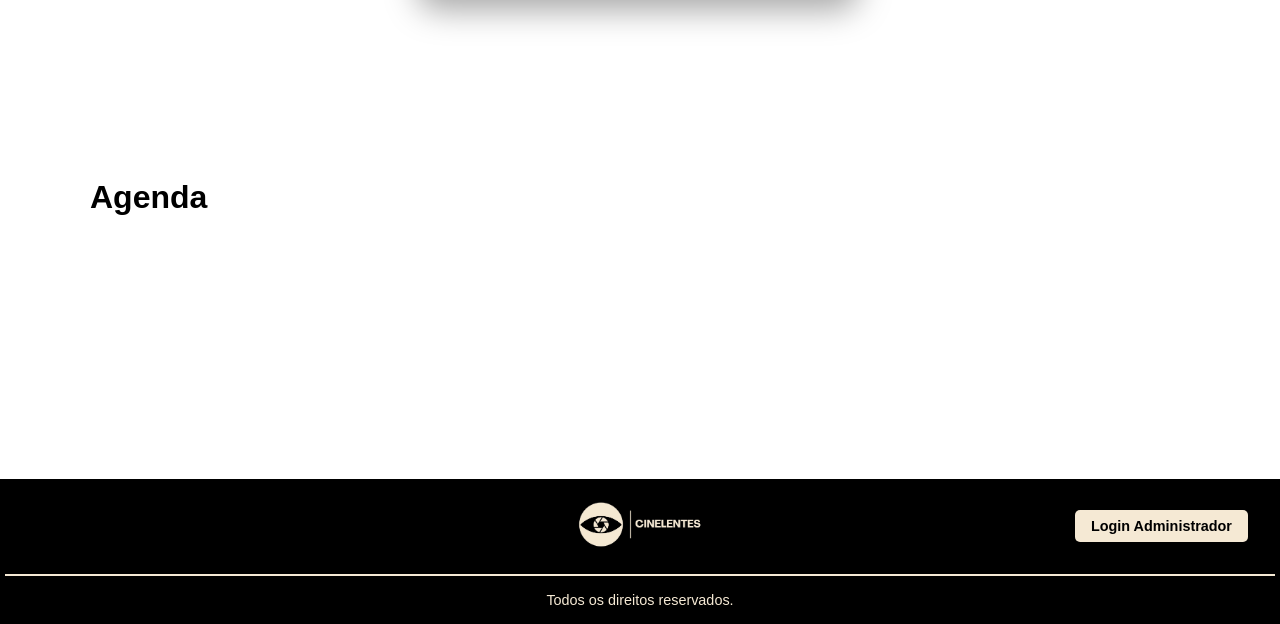
Before: / (lower part) with the older database file.
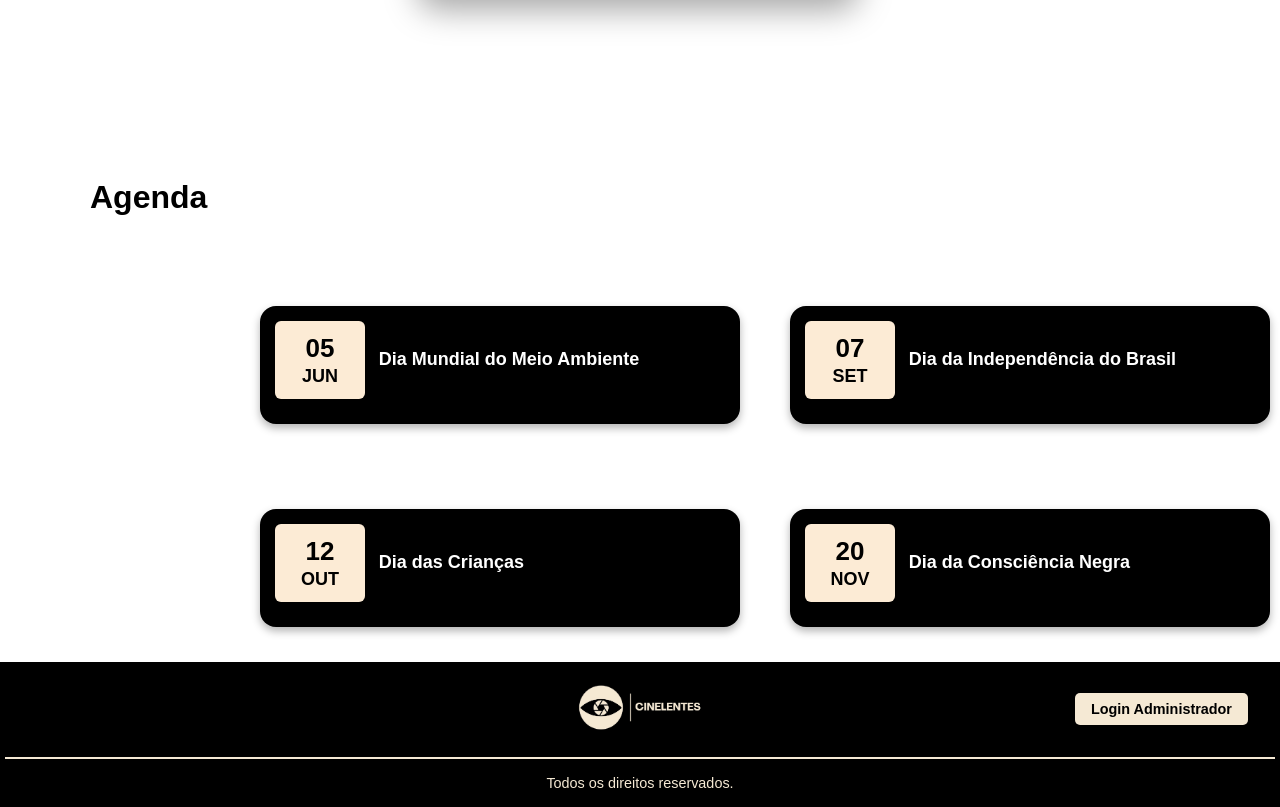
After: the same page with the newer database file.
### tables this page shows
CREATE TABLE `data` (
  `id_data` int(11) NOT NULL,
  `dia` date NOT NULL,
  `titulo_data` varchar(200) NOT NULL,
  `descricao_data` varchar(400) NOT NULL
);

### index.php (the view, shortened to what this page needs)
<?php
include './php/conexao.php';
$meses_abreviados = [
  '01' => 'JAN', '02' => 'FEV', '03' => 'MAR', '04' => 'ABR',
  '05' => 'MAI', '06' => 'JUN', '07' => 'JUL', '08' => 'AGO',
  '09' => 'SET', '10' => 'OUT', '11' => 'NOV', '12' => 'DEZ'
];
$eventos = [];
$stmt = $conexao->prepare("SELECT id_data, titulo_data, dia, descricao_data FROM data ORDER BY dia ASC");
if ($stmt->execute()) {
  $result = $stmt->get_result();
  while ($row = $result->fetch_assoc()) {
    $eventos[] = $row;
  }
}
?>
<!DOCTYPE html>
<html lang="pt-br">
<head>
  <link rel="stylesheet" href="./style/pagina-inicial.css">
  <link rel="stylesheet" href="./style/style.css">
</head>
<body>
  <main>
    <div id="grid-destaques">
            <div class="galeria">
              <div class="galeria-container">
              </div>
  <div class="galeria-controls"></div>            </div>
      </div>
    <div id="grid-agenda">
      <div id="titulo-agenda">
        <h1 class="titulo-pagina-inicial">Agenda</h1>
        <div class="agenda-eventos">
          <?php foreach ($eventos as $evento):
            $dataObj = new DateTime($evento['dia']);
            $dia = $dataObj->format('d');
            $numero_mes = $dataObj->format('m');
            $mes = $meses_abreviados[$numero_mes];
          ?>
            <div class="agenda-card"
              data-titulo="<?= htmlspecialchars($evento['titulo_data'], ENT_QUOTES, 'UTF-8') ?>"
              data-descricao="<?= htmlspecialchars($evento['descricao_data'], ENT_QUOTES, 'UTF-8') ?>"
              data-dia="<?= htmlspecialchars($dia) ?>"
              data-mes="<?= htmlspecialchars($mes) ?>">
              <div class="data-agenda">
                <span class="dia"><?= htmlspecialchars($dia) ?></span>
                <span class="mes"><?= htmlspecialchars($mes) ?></span>
              </div>
              <div class="overflow titulo-agenda"><?= htmlspecialchars($evento['titulo_data']) ?></div>
            </div>
          <?php endforeach; ?>
        </div>
      </div>
    </div>
  </main>
  <footer class="footer-container">
    <div class="footer-topo">
      <div class="footer-logo-container">
        <img id="logo-cinelentes-footer" src="./img/logo-cinelentes-novo.png" alt="Cinelentes">
      </div>
      <div class="botao-login-container">
        <a href="./php/login.php" class="botao-login">Login Administrador</a>
      </div>
    </div>
    <div class="linha-branca-footer"></div>
    <div class="linha-preta-footer">
      <p class="footer-direitos">Todos os direitos reservados.</p>
    </div>
  </footer>
</body>
</html>

### style/pagina-inicial.css (style rules this page uses)
.galeria { width: 100%; }
.galeria-container { display: flex; align-items: center; justify-content: center; height: 400px; margin: 0 auto; max-width: 1000px; position: relative; }
#grid-introducao, #grid-destaques { display: grid; width: 100%; }
#titulo, #titulo-destaque, #titulo-agenda { display: flex; align-items: center; margin-top: 70px; margin-left: 90px; width: 390px; }
.titulo-pagina-inicial { font-weight: 900; font-size: 32px; }
#titulo-agenda { display: flex; flex-direction: column; align-items: flex-start; margin-bottom: 300px; }
.agenda-eventos { margin-top: 90px; margin-bottom: -300px; display: grid; grid-template-columns: 1fr 1fr; gap: 50px; justify-content: center; margin-left: 170px; }
.agenda-card { margin-bottom: 35px; width: 450px; display: grid; grid-template-columns: 0.3fr 1fr; background-color: #000; border-radius: 16px; color: white; overflow: hidden; cursor: pointer; transition: transform 0.2s ease, box-shadow 0.2s ease; box-shadow: 0 4px 8px rgba(0, 0, 0, 0.3); max-width: 600px; }
.data-agenda { background-color: #fcebd5; color: black; display: flex; flex-direction: column; align-items: center; justify-content: center; padding: 12px 25px; width: 40px; height: auto; border-radius: 6px; }
.data-agenda .dia { font-size: 26px; font-weight: bold; }
.data-agenda .mes { font-size: 18px; font-weight: bold; display: block; margin-top: 2px; }
.titulo-agenda { display: flex; align-items: center; font-size: 18px; font-weight: 700; }
.agenda-card { display: grid; grid-template-columns: 0.3fr 1fr; max-width: 600px; background-color: #000; border-radius: 16px; color: white; cursor: pointer; transition: transform 0.2s ease, box-shadow 0.2s ease; overflow: hidden; box-shadow: 0 4px 8px rgba(0,0,0,0.3); margin-bottom: 35px; padding: 15px; }

### style/style.css (style rules this page uses)
* { margin: 0; padding: 0; font-family: Arial, sans-serif; }
html { scroll-behavior: smooth; }
footer { margin-top: 3rem; }
.footer-container { background-color: #000; color: #f5e9d4; font-size: 0.9rem; }
.footer-topo { display: flex; justify-content: space-between; align-items: center; padding: 1rem 2rem; }
.footer-logo-container { flex: 1; text-align: center; }
#logo-cinelentes-footer { height: 60px; }
.botao-login-container { flex: 1; text-align: right; }
.botao-login { background-color: #f5e9d4; color: #000; padding: 0.5rem 1rem; text-decoration: none; font-weight: bold; border-radius: 5px; }
.linha-branca-footer { height: 2px; background-color: #f5e9d4; margin-left: 5px; margin-right: 5px; }
.linha-preta-footer { background-color: #000; text-align: center; padding: 1rem 2rem; }
.footer-direitos { margin: 0; color: #f5e9d4; }
.titulo-agenda { display: flex; }

Changed rows visible on the page:
added data: dia "05", dia "JUN", titulo_data "Dia Mundial do Meio Ambiente"
added data: dia "07", dia "SET", titulo_data "Dia da Independência do Brasil"
added data: dia "12", dia "OUT", titulo_data "Dia das Crianças"
added data: dia "20", dia "NOV", titulo_data "Dia da Consciência Negra"
